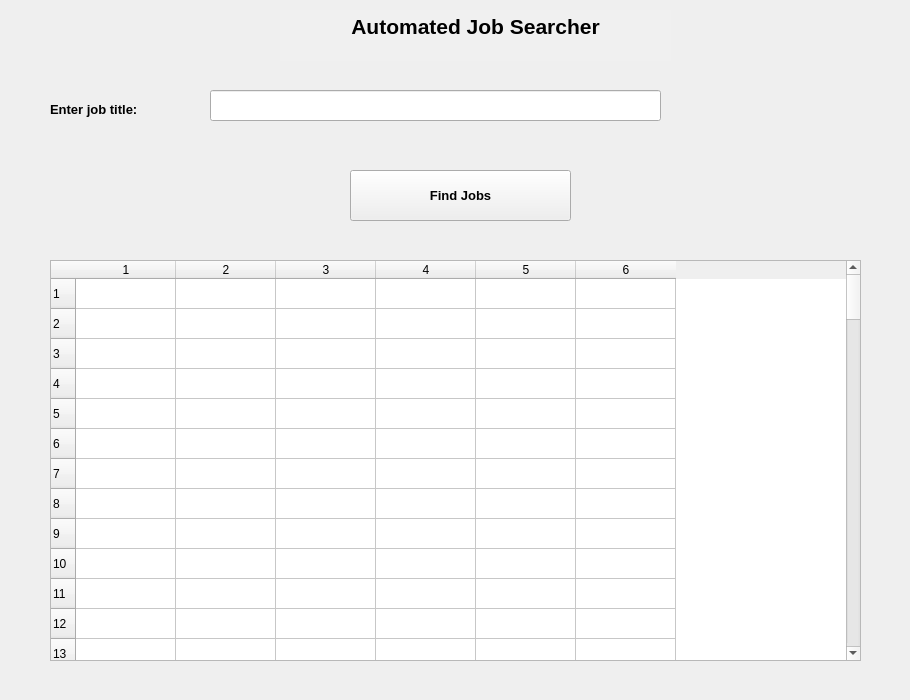
<?xml version="1.0" encoding="UTF-8"?>
<ui version="4.0">
 <class>MainWindow</class>
 <widget class="QMainWindow" name="MainWindow">
  <property name="geometry">
   <rect>
    <x>0</x>
    <y>0</y>
    <width>910</width>
    <height>700</height>
   </rect>
  </property>
  <property name="minimumSize">
   <size>
    <width>800</width>
    <height>600</height>
   </size>
  </property>
  <property name="maximumSize">
   <size>
    <width>910</width>
    <height>700</height>
   </size>
  </property>
  <property name="windowTitle">
   <string>MainWindow</string>
  </property>
  <widget class="QWidget" name="centralwidget">
   <widget class="QTextEdit" name="app_label">
    <property name="geometry">
     <rect>
      <x>280</x>
      <y>10</y>
      <width>391</width>
      <height>51</height>
     </rect>
    </property>
    <property name="toolTipDuration">
     <number>-5</number>
    </property>
    <property name="autoFillBackground">
     <bool>true</bool>
    </property>
    <property name="styleSheet">
     <string notr="true">background-color: rgb(240, 240, 240);</string>
    </property>
    <property name="frameShape">
     <enum>QFrame::NoFrame</enum>
    </property>
    <property name="readOnly">
     <bool>true</bool>
    </property>
    <property name="html">
     <string>&lt;!DOCTYPE HTML PUBLIC &quot;-//W3C//DTD HTML 4.0//EN&quot; &quot;http://www.w3.org/TR/REC-html40/strict.dtd&quot;&gt;
&lt;html&gt;&lt;head&gt;&lt;meta name=&quot;qrichtext&quot; content=&quot;1&quot; /&gt;&lt;style type=&quot;text/css&quot;&gt;
p, li { white-space: pre-wrap; }
&lt;/style&gt;&lt;/head&gt;&lt;body style=&quot; font-family:'MS Shell Dlg 2'; font-size:7.8pt; font-weight:400; font-style:normal;&quot;&gt;
&lt;p align=&quot;center&quot; style=&quot; margin-top:0px; margin-bottom:0px; margin-left:0px; margin-right:0px; -qt-block-indent:0; text-indent:0px;&quot;&gt;&lt;span style=&quot; font-size:16pt; font-weight:600;&quot;&gt;Automated Job Searcher&lt;/span&gt;&lt;/p&gt;&lt;/body&gt;&lt;/html&gt;</string>
    </property>
   </widget>
   <widget class="QLabel" name="job_label">
    <property name="geometry">
     <rect>
      <x>50</x>
      <y>89</y>
      <width>131</width>
      <height>41</height>
     </rect>
    </property>
    <property name="font">
     <font>
      <pointsize>10</pointsize>
      <weight>75</weight>
      <bold>true</bold>
     </font>
    </property>
    <property name="text">
     <string>Enter job title:</string>
    </property>
   </widget>
   <widget class="QLineEdit" name="job_title">
    <property name="geometry">
     <rect>
      <x>210</x>
      <y>90</y>
      <width>451</width>
      <height>31</height>
     </rect>
    </property>
    <property name="font">
     <font>
      <family>MS Shell Dlg 2</family>
      <pointsize>10</pointsize>
      <weight>50</weight>
      <bold>false</bold>
     </font>
    </property>
    <property name="text">
     <string/>
    </property>
   </widget>
   <widget class="QTableWidget" name="result_display">
    <property name="geometry">
     <rect>
      <x>50</x>
      <y>260</y>
      <width>811</width>
      <height>401</height>
     </rect>
    </property>
    <property name="rowCount">
     <number>100</number>
    </property>
    <property name="columnCount">
     <number>6</number>
    </property>
    <row/>
    <row/>
    <row/>
    <row/>
    <row/>
    <row/>
    <row/>
    <row/>
    <row/>
    <row/>
    <row/>
    <row/>
    <row/>
    <row/>
    <row/>
    <row/>
    <row/>
    <row/>
    <row/>
    <row/>
    <row/>
    <row/>
    <row/>
    <row/>
    <row/>
    <row/>
    <row/>
    <row/>
    <row/>
    <row/>
    <row/>
    <row/>
    <row/>
    <row/>
    <row/>
    <row/>
    <row/>
    <row/>
    <row/>
    <row/>
    <row/>
    <row/>
    <row/>
    <row/>
    <row/>
    <row/>
    <row/>
    <row/>
    <row/>
    <row/>
    <row/>
    <row/>
    <row/>
    <row/>
    <row/>
    <row/>
    <row/>
    <row/>
    <row/>
    <row/>
    <row/>
    <row/>
    <row/>
    <row/>
    <row/>
    <row/>
    <row/>
    <row/>
    <row/>
    <row/>
    <row/>
    <row/>
    <row/>
    <row/>
    <row/>
    <row/>
    <row/>
    <row/>
    <row/>
    <row/>
    <row/>
    <row/>
    <row/>
    <row/>
    <row/>
    <row/>
    <row/>
    <row/>
    <row/>
    <row/>
    <row/>
    <row/>
    <row/>
    <row/>
    <row/>
    <row/>
    <row/>
    <row/>
    <row/>
    <row/>
    <column/>
    <column/>
    <column/>
    <column/>
    <column/>
    <column/>
   </widget>
   <widget class="QPushButton" name="jobs_btn">
    <property name="geometry">
     <rect>
      <x>350</x>
      <y>170</y>
      <width>221</width>
      <height>51</height>
     </rect>
    </property>
    <property name="font">
     <font>
      <pointsize>10</pointsize>
      <weight>75</weight>
      <bold>true</bold>
     </font>
    </property>
    <property name="text">
     <string>Find Jobs</string>
    </property>
   </widget>
  </widget>
 </widget>
 <resources/>
 <connections/>
</ui>
